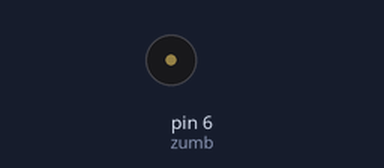
Bench run of a sketch on a simulated Arduino Uno, built with avr-gcc and run on an emulated ATmega328P. Shown: buzzer (waves = sounding, pin HIGH).

Above: at 0.7 s.
At 5.95 s:
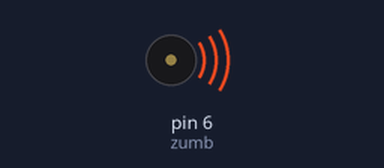
Timing chart, 0 to 6.2 s (numbered marks = the images above):
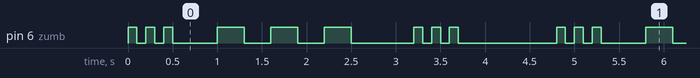

Measured:
- by itself, pin 6 (zumb): repeats every 4.8 s: 2 × (LOW 0.10 s, HIGH 0.10 s), LOW 0.50 s, 2 × (HIGH 0.30 s, LOW 0.30 s), HIGH 0.30 s, LOW 0.70 s, 2 × (HIGH 0.10 s, LOW 0.10 s), HIGH 0.10 s, LOW 1.1 s, HIGH 0.10 s
- by itself, everything shown: repeats every 4.8 s, in 18 steps

The sketch:

zumbador_SOS.ino
```cpp
/////////////////
//Angel Martinez
//Zumbador SOS
////////////////
int corto=100;
int largo=300;
int pausa=400;
int espera=1000;
int n=0;
int zumb=6;
void setup(){
pinMode(zumb,OUTPUT);
}
void loop(){
for(n=0;n<3;n++){
digitalWrite(zumb, HIGH);
delay(corto);
digitalWrite(zumb,LOW);
delay(corto);
}
delay(pausa);
for(n=0;n<3;n++){
digitalWrite(zumb, HIGH);
delay(largo);
digitalWrite(zumb,LOW);
delay(largo);
}
delay(pausa);
for(n=0;n<3;n++){
digitalWrite(zumb, HIGH);
delay(corto);
digitalWrite(zumb,LOW);
delay(corto);
}
delay(espera);
}
```
